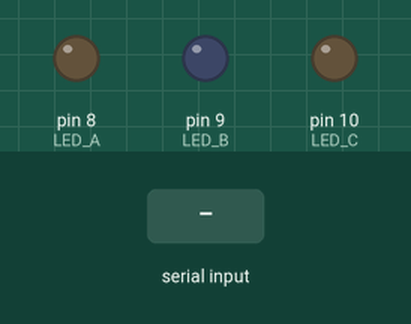
This sketch was run on a simulated Arduino Uno, built with avr-gcc and run on an emulated ATmega328P. Shown: output pins drawn as LEDs (lit = HIGH). The test bench sets the inputs (shaded band).

Above: at 1.2 s.
1.3 s: "A" received over Serial
At 2.1 s:
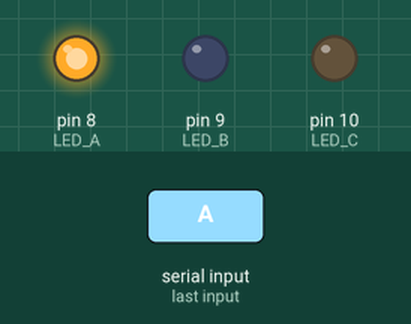
2.8 s: "B" received over Serial
At 3.3 s:
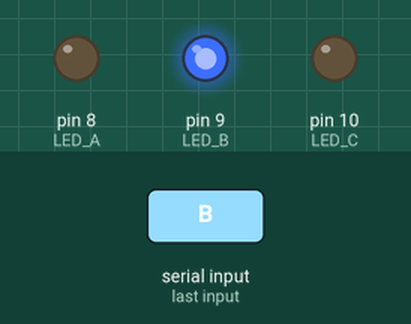
4.3 s: "C" received over Serial
At 5.5 s:
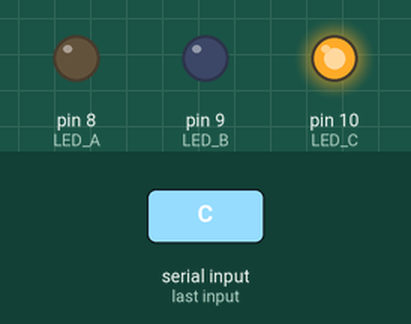
5.8 s: "1" received over Serial
At 6.8 s:
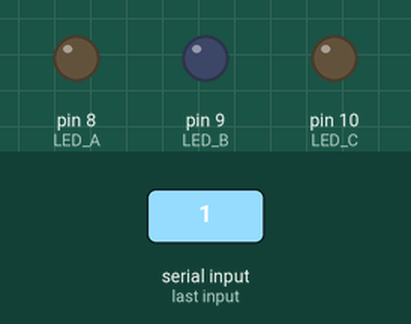
Timing chart, 0 to 8.3 s (numbered marks = the images above; inputs shaded):
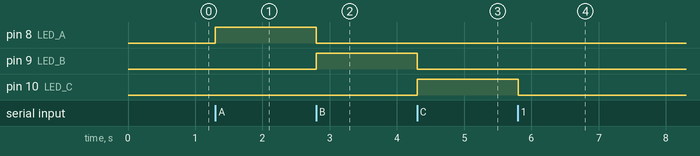

The sketch:

arduino_leds.ino
```cpp
// Recibe una letra por USB y enciende el LED correspondiente.
// A = clase 1 (pin 8) | B = clase 2 (pin 9) | C = clase 3 (pin 10)

const int LED_A = 8;
const int LED_B = 9;
const int LED_C = 10;

void apagarTodos() {
  digitalWrite(LED_A, LOW);
  digitalWrite(LED_B, LOW);
  digitalWrite(LED_C, LOW);
}

void setup() {
  pinMode(LED_A, OUTPUT);
  pinMode(LED_B, OUTPUT);
  pinMode(LED_C, OUTPUT);
  Serial.begin(9600);
}

void loop() {
  if (Serial.available() > 0) {
    char c = Serial.read();
    apagarTodos();
    if (c == 'A') digitalWrite(LED_A, HIGH);
    if (c == 'B') digitalWrite(LED_B, HIGH);
    if (c == 'C') digitalWrite(LED_C, HIGH);
  }
}
```

Measured:
- after the input at 1.3 s, pin 8 (LED_A): LOW → HIGH at once
- after the input at 2.8 s, pin 8 (LED_A): HIGH → LOW at once; pin 9 (LED_B): LOW → HIGH at once
- after the input at 4.3 s, pin 9 (LED_B): HIGH → LOW at once; pin 10 (LED_C): LOW → HIGH at once
- after the input at 5.8 s, pin 10 (LED_C): HIGH → LOW at once
